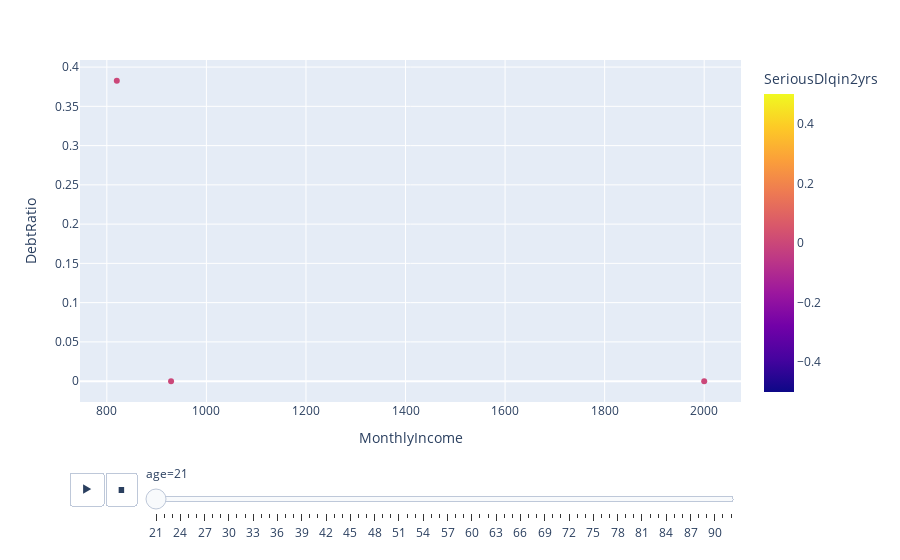

The code cell stored with this chart in its notebook:
### Code cell
px.scatter(data_frame=x,
    x='MonthlyIncome',
    y='DebtRatio',
    color='SeriousDlqin2yrs',animation_frame='age')

### Figure 1 — Plotly figure (JSON) as saved in the notebook; plotly's stock layout.template omitted (floating-point values rounded to 4 significant figures)
{"data": [{"hovertemplate": "age=21<br>MonthlyIncome=%{x}<br>DebtRatio=%{y}<br>SeriousDlqin2yrs=%{marker.color}<extra></extra>", "legendgroup": "", "marker": {"color": [0, 0, 0], "coloraxis": "coloraxis", "symbol": "circle"}, "mode": "markers", "name": "", "orientation": "v", "showlegend": false, "type": "scatter", "x": [2000, 820, 929], "xaxis": "x", "y": [0, 0.3825, 0], "yaxis": "y"}], "layout": {"coloraxis": {"colorbar": {"title": {"text": "SeriousDlqin2yrs"}}, "colorscale": [[0, "#0d0887"], [0.1111, "#46039f"], [0.2222, "#7201a8"], [0.3333, "#9c179e"], [0.4444, "#bd3786"], [0.5556, "#d8576b"], [0.6667, "#ed7953"], [0.7778, "#fb9f3a"], [0.8889, "#fdca26"], [1, "#f0f921"]]}, "legend": {"tracegroupgap": 0}, "margin": {"t": 60}, "sliders": [{"active": 0, "currentvalue": {"prefix": "age="}, "len": 0.9, "pad": {"b": 10, "t": 60}, "steps": [{"args": [["21"], {"frame": {"duration": 0, "redraw": false}, "fromcurrent": true, "mode": "immediate", "transition": {"duration": 0, "easing": "linear"}}], "label": "21", "method": "animate"}, {"args": [["22"], {"frame": {"duration": 0, "redraw": false}, "fromcurrent": true, "mode": "immediate", "transition": {"duration": 0, "easing": "linear"}}], "label": "22", "method": "animate"}, {"args": [["23"], {"frame": {"duration": 0, "redraw": false}, "fromcurrent": true, "mode": "immediate", "transition": {"duration": 0, "easing": "linear"}}], "label": "23", "method": "animate"}, {"args": [["24"], {"frame": {"duration": 0, "redraw": false}, "fromcurrent": true, "mode": "immediate", "transition": {"duration": 0, "easing": "linear"}}], "label": "24", "method": "animate"}, {"args": [["25"], {"frame": {"duration": 0, "redraw": false}, "fromcurrent": true, "mode": "immediate", "transition": {"duration": 0, "easing": "linear"}}], "label": "25", "method": "animate"}, {"args": [["26"], {"frame": {"duration": 0, "redraw": false}, "fromcurrent": true, "mode": "immediate", "transition": {"duration": 0, "easing": "linear"}}], "label": "26", "method": "animate"}, {"args": [["27"], {"frame": {"duration": 0, "redraw": false}, "fromcurrent": true, "mode": "immediate", "transition": {"duration": 0, "easing": "linear"}}], "label": "27", "method": "animate"}, {"args": [["28"], {"frame": {"duration": 0, "redraw": false}, "fromcurrent": true, "mode": "immediate", "transition": {"duration": 0, "easing": "linear"}}], "label": "28", "method": "animate"}, {"args": [["29"], {"frame": {"duration": 0, "redraw": false}, "fromcurrent": true, "mode": "immediate", "transition": {"duration": 0, "easing": "linear"}}], "label": "29", "method": "animate"}, {"args": [["30"], {"frame": {"duration": 0, "redraw": false}, "fromcurrent": true, "mode": "immediate", "transition": {"duration": 0, "easing": "linear"}}], "label": "30", "method": "animate"}, {"args": [["31"], {"frame": {"duration": 0, "redraw": false}, "fromcurrent": true, "mode": "immediate", "transition": {"duration": 0, "easing": "linear"}}], "label": "31", "method": "animate"}, {"args": [["32"], {"frame": {"duration": 0, "redraw": false}, "fromcurrent": true, "mode": "immediate", "transition": {"duration": 0, "easing": "linear"}}], "label": "32", "method": "animate"}, {"args": [["33"], {"frame": {"duration": 0, "redraw": false}, "fromcurrent": true, "mode": "immediate", "transition": {"duration": 0, "easing": "linear"}}], "label": "33", "method": "animate"}, {"args": [["34"], {"frame": {"duration": 0, "redraw": false}, "fromcurrent": true, "mode": "immediate", "transition": {"duration": 0, "easing": "linear"}}], "label": "34", "method": "animate"}, {"args": [["35"], {"frame": {"duration": 0, "redraw": false}, "fromcurrent": true, "mode": "immediate", "transition": {"duration": 0, "easing": "linear"}}], "label": "35", "method": "animate"}, {"args": [["36"], {"frame": {"duration": 0, "redraw": false}, "fromcurrent": true, "mode": "immediate", "transition": {"duration": 0, "easing": "linear"}}], "label": "36", "method": "animate"}, {"args": [["37"], {"frame": {"duration": 0, "redraw": false}, "fromcurrent": true, "mode": "immediate", "transition": {"duration": 0, "easing": "linear"}}], "label": "37", "method": "animate"}, {"args": [["38"], {"frame": {"duration": 0, "redraw": false}, "fromcurrent": true, "mode": "immediate", "transition": {"duration": 0, "easing": "linear"}}], "label": "38", "method": "animate"}, {"args": [["39"], {"frame": {"duration": 0, "redraw": false}, "fromcurrent": true, "mode": "immediate", "transition": {"duration": 0, "easing": "linear"}}], "label": "39", "method": "animate"}, {"args": [["40"], {"frame": {"duration": 0, "redraw": false}, "fromcurrent": true, "mode": "immediate", "transition": {"duration": 0, "easing": "linear"}}], "label": "40", "method": "animate"}, {"args": [["41"], {"frame": {"duration": 0, "redraw": false}, "fromcurrent": true, "mode": "immediate", "transition": {"duration": 0, "easing": "linear"}}], "label": "41", "method": "animate"}, {"args": [["42"], {"frame": {"duration": 0, "redraw": false}, "fromcurrent": true, "mode": "immediate", "transition": {"duration": 0, "easing": "linear"}}], "label": "42", "method": "animate"}, {"args": [["43"], {"frame": {"duration": 0, "redraw": false}, "fromcurrent": true, "mode": "immediate", "transition": {"duration": 0, "easing": "linear"}}], "label": "43", "method": "animate"}, {"args": [["44"], {"frame": {"duration": 0, "redraw": false}, "fromcurrent": true, "mode": "immediate", "transition": {"duration": 0, "easing": "linear"}}], "label": "44", "method": "animate"}, {"args": [["45"], {"frame": {"duration": 0, "redraw": false}, "fromcurrent": true, "mode": "immediate", "transition": {"duration": 0, "easing": "linear"}}], "label": "45", "method": "animate"}, {"args": [["46"], {"frame": {"duration": 0, "redraw": false}, "fromcurrent": true, "mode": "immediate", "transition": {"duration": 0, "easing": "linear"}}], "label": "46", "method": "animate"}, {"args": [["47"], {"frame": {"duration": 0, "redraw": false}, "fromcurrent": true, "mode": "immediate", "transition": {"duration": 0, "easing": "linear"}}], "label": "47", "method": "animate"}, {"args": [["48"], {"frame": {"duration": 0, "redraw": false}, "fromcurrent": true, "mode": "immediate", "transition": {"duration": 0, "easing": "linear"}}], "label": "48", "method": "animate"}, {"args": [["49"], {"frame": {"duration": 0, "redraw": false}, "fromcurrent": true, "mode": "immediate", "transition": {"duration": 0, "easing": "linear"}}], "label": "49", "method": "animate"}, {"args": [["50"], {"frame": {"duration": 0, "redraw": false}, "fromcurrent": true, "mode": "immediate", "transition": {"duration": 0, "easing": "linear"}}], "label": "50", "method": "animate"}, {"args": [["51"], {"frame": {"duration": 0, "redraw": false}, "fromcurrent": true, "mode": "immediate", "transition": {"duration": 0, "easing": "linear"}}], "label": "51", "method": "animate"}, {"args": [["52"], {"frame": {"duration": 0, "redraw": false}, "fromcurrent": true, "mode": "immediate", "transition": {"duration": 0, "easing": "linear"}}], "label": "52", "method": "animate"}, {"args": [["53"], {"frame": {"duration": 0, "redraw": false}, "fromcurrent": true, "mode": "immediate", "transition": {"duration": 0, "easing": "linear"}}], "label": "53", "method": "animate"}, {"args": [["54"], {"frame": {"duration": 0, "redraw": false}, "fromcurrent": true, "mode": "immediate", "transition": {"duration": 0, "easing": "linear"}}], "label": "54", "method": "animate"}, {"args": [["55"], {"frame": {"duration": 0, "redraw": false}, "fromcurrent": true, "mode": "immediate", "transition": {"duration": 0, "easing": "linear"}}], "label": "55", "method": "animate"}, {"args": [["56"], {"frame": {"duration": 0, "redraw": false}, "fromcurrent": true, "mode": "immediate", "transition": {"duration": 0, "easing": "linear"}}], "label": "56", "method": "animate"}, {"args": [["57"], {"frame": {"duration": 0, "redraw": false}, "fromcurrent": true, "mode": "immediate", "transition": {"duration": 0, "easing": "linear"}}], "label": "57", "method": "animate"}, {"args": [["58"], {"frame": {"duration": 0, "redraw": false}, "fromcurrent": true, "mode": "immediate", "transition": {"duration": 0, "easing": "linear"}}], "label": "58", "method": "animate"}, {"args": [["59"], {"frame": {"duration": 0, "redraw": false}, "fromcurrent": true, "mode": "immediate", "transition": {"duration": 0, "easing": "linear"}}], "label": "59", "method": "animate"}, {"args": [["60"], {"frame": {"duration": 0, "redraw": false}, "fromcurrent": true, "mode": "immediate", "transition": {"duration": 0, "easing": "linear"}}], "label": "60", "method": "animate"}, {"args": [["61"], {"frame": {"duration": 0, "redraw": false}, "fromcurrent": true, "mode": "immediate", "transition": {"duration": 0, "easing": "linear"}}], "label": "61", "method": "animate"}, {"args": [["62"], {"frame": {"duration": 0, "redraw": false}, "fromcurrent": true, "mode": "immediate", "transition": {"duration": 0, "easing": "linear"}}], "label": "62", "method": "animate"}, {"args": [["63"], {"frame": {"duration": 0, "redraw": false}, "fromcurrent": true, "mode": "immediate", "transition": {"duration": 0, "easing": "linear"}}], "label": "63", "method": "animate"}, {"args": [["64"], {"frame": {"duration": 0, "redraw": false}, "fromcurrent": true, "mode": "immediate", "transition": {"duration": 0, "easing": "linear"}}], "label": "64", "method": "animate"}, {"args": [["65"], {"frame": {"duration": 0, "redraw": false}, "fromcurrent": true, "mode": "immediate", "transition": {"duration": 0, "easing": "linear"}}], "label": "65", "method": "animate"}, {"args": [["66"], {"frame": {"duration": 0, "redraw": false}, "fromcurrent": true, "mode": "immediate", "transition": {"duration": 0, "easing": "linear"}}], "label": "66", "method": "animate"}, {"args": [["67"], {"frame": {"duration": 0, "redraw": false}, "fromcurrent": true, "mode": "immediate", "transition": {"duration": 0, "easing": "linear"}}], "label": "67", "method": "animate"}, {"args": [["68"], {"frame": {"duration": 0, "redraw": false}, "fromcurrent": true, "mode": "immediate", "transition": {"duration": 0, "easing": "linear"}}], "label": "68", "method": "animate"}, {"args": [["69"], {"frame": {"duration": 0, "redraw": false}, "fromcurrent": true, "mode": "immediate", "transition": {"duration": 0, "easing": "linear"}}], "label": "69", "method": "animate"}, {"args": [["70"], {"frame": {"duration": 0, "redraw": false}, "fromcurrent": true, "mode": "immediate", "transition": {"duration": 0, "easing": "linear"}}], "label": "70", "method": "animate"}, {"args": [["71"], {"frame": {"duration": 0, "redraw": false}, "fromcurrent": true, "mode": "immediate", "transition": {"duration": 0, "easing": "linear"}}], "label": "71", "method": "animate"}, {"args": [["72"], {"frame": {"duration": 0, "redraw": false}, "fromcurrent": true, "mode": "immediate", "transition": {"duration": 0, "easing": "linear"}}], "label": "72", "method": "animate"}, {"args": [["73"], {"frame": {"duration": 0, "redraw": false}, "fromcurrent": true, "mode": "immediate", "transition": {"duration": 0, "easing": "linear"}}], "label": "73", "method": "animate"}, {"args": [["74"], {"frame": {"duration": 0, "redraw": false}, "fromcurrent": true, "mode": "immediate", "transition": {"duration": 0, "easing": "linear"}}], "label": "74", "method": "animate"}, {"args": [["75"], {"frame": {"duration": 0, "redraw": false}, "fromcurrent": true, "mode": "immediate", "transition": {"duration": 0, "easing": "linear"}}], "label": "75", "method": "animate"}, {"args": [["76"], {"frame": {"duration": 0, "redraw": false}, "fromcurrent": true, "mode": "immediate", "transition": {"duration": 0, "easing": "linear"}}], "label": "76", "method": "animate"}, {"args": [["77"], {"frame": {"duration": 0, "redraw": false}, "fromcurrent": true, "mode": "immediate", "transition": {"duration": 0, "easing": "linear"}}], "label": "77", "method": "animate"}, {"args": [["78"], {"frame": {"duration": 0, "redraw": false}, "fromcurrent": true, "mode": "immediate", "transition": {"duration": 0, "easing": "linear"}}], "label": "78", "method": "animate"}, {"args": [["79"], {"frame": {"duration": 0, "redraw": false}, "fromcurrent": true, "mode": "immediate", "transition": {"duration": 0, "easing": "linear"}}], "label": "79", "method": "animate"}, {"args": [["80"], {"frame": {"duration": 0, "redraw": false}, "fromcurrent": true, "mode": "immediate", "transition": {"duration": 0, "easing": "linear"}}], "label": "80", "method": "animate"}, {"args": [["81"], {"frame": {"duration": 0, "redraw": false}, "fromcurrent": true, "mode": "immediate", "transition": {"duration": 0, "easing": "linear"}}], "label": "81", "method": "animate"}, {"args": [["82"], {"frame": {"duration": 0, "redraw": false}, "fromcurrent": true, "mode": "immediate", "transition": {"duration": 0, "easing": "linear"}}], "label": "82", "method": "animate"}, {"args": [["83"], {"frame": {"duration": 0, "redraw": false}, "fromcurrent": true, "mode": "immediate", "transition": {"duration": 0, "easing": "linear"}}], "label": "83", "method": "animate"}, {"args": [["84"], {"frame": {"duration": 0, "redraw": false}, "fromcurrent": true, "mode": "immediate", "transition": {"duration": 0, "easing": "linear"}}], "label": "84", "method": "animate"}, {"args": [["85"], {"frame": {"duration": 0, "redraw": false}, "fromcurrent": true, "mode": "immediate", "transition": {"duration": 0, "easing": "linear"}}], "label": "85", "method": "animate"}, {"args": [["86"], {"frame": {"duration": 0, "redraw": false}, "fromcurrent": true, "mode": "immediate", "transition": {"duration": 0, "easing": "linear"}}], "label": "86", "method": "animate"}, {"args": [["87"], {"frame": {"duration": 0, "redraw": false}, "fromcurrent": true, "mode": "immediate", "transition": {"duration": 0, "easing": "linear"}}], "label": "87", "method": "animate"}, {"args": [["88"], {"frame": {"duration": 0, "redraw": false}, "fromcurrent": true, "mode": "immediate", "transition": {"duration": 0, "easing": "linear"}}], "label": "88", "method": "animate"}, {"args": [["89"], {"frame": {"duration": 0, "redraw": false}, "fromcurrent": true, "mode": "immediate", "transition": {"duration": 0, "easing": "linear"}}], "label": "89", "method": "animate"}, {"args": [["90"], {"frame": {"duration": 0, "redraw": false}, "fromcurrent": true, "mode": "immediate", "transition": {"duration": 0, "easing": "linear"}}], "label": "90", "method": "animate"}, {"args": [["91"], {"frame": {"duration": 0, "redraw": false}, "fromcurrent": true, "mode": "immediate", "transition": {"duration": 0, "easing": "linear"}}], "label": "91", "method": "animate"}, {"args": [["92"], {"frame": {"duration": 0, "redraw": false}, "fromcurrent": true, "mode": "immediate", "transition": {"duration": 0, "easing": "linear"}}], "label": "92", "method": "animate"}], "x": 0.1, "xanchor": "left", "y": 0, "yanchor": "top"}], "updatemenus": [{"buttons": [{"args": [null, {"frame": {"duration": 500, "redraw": false}, "fromcurrent": true, "mode": "immediate", "transition": {"duration": 500, "easing": "linear"}}], "label": "&#9654;", "method": "animate"}, {"args": [[null], {"frame": {"duration": 0, "redraw": false}, "fromcurrent": true, "mode": "immediate", "transition": {"duration": 0, "easing": "linear"}}], "label": "&#9724;", "method": "animate"}], "direction": "left", "pad": {"r": 10, "t": 70}, "showactive": false, "type": "buttons", "x": 0.1, "xanchor": "right", "y": 0, "yanchor": "top"}], "xaxis": {"anchor": "y", "domain": [0, 1], "title": {"text": "MonthlyIncome"}}, "yaxis": {"anchor": "x", "domain": [0, 1], "title": {"text": "DebtRatio"}}}}
